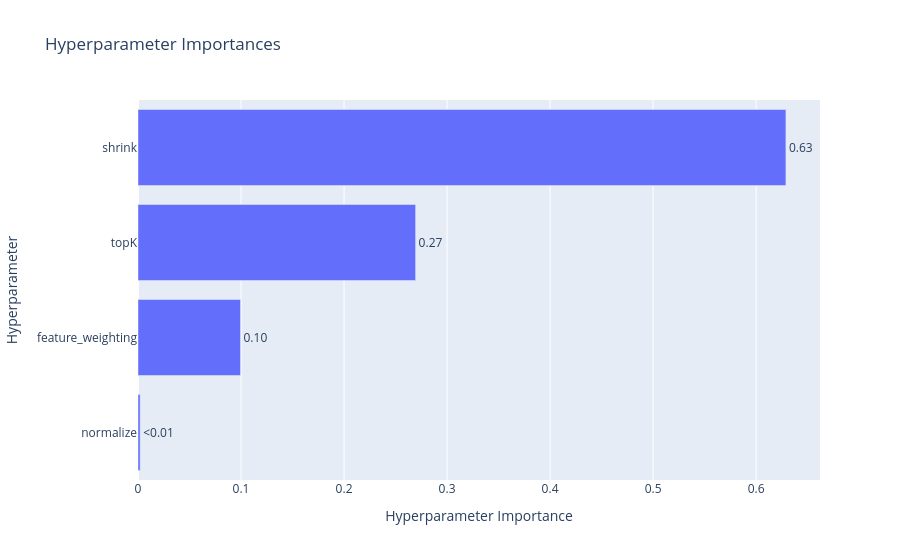

The notebook cell saved with this chart:
### Code cell
optuna.visualization.plot_param_importances(optuna_study)

### Figure 1 — Plotly figure (JSON) as saved in the notebook; plotly's stock layout.template omitted (floating-point values rounded to 4 significant figures)
{"data": [{"cliponaxis": false, "hovertemplate": ["normalize (CategoricalDistribution): 0.002096990039351009<extra></extra>", "feature_weighting (CategoricalDistribution): 0.0994985173996342<extra></extra>", "topK (IntDistribution): 0.26948892472839714<extra></extra>", "shrink (IntDistribution): 0.6289155678326176<extra></extra>"], "name": "Objective Value", "orientation": "h", "text": ["<0.01", "0.10", "0.27", "0.63"], "textposition": "outside", "type": "bar", "x": [0.002097, 0.0995, 0.2695, 0.6289], "y": ["normalize", "feature_weighting", "topK", "shrink"]}], "layout": {"title": {"text": "Hyperparameter Importances"}, "xaxis": {"title": {"text": "Hyperparameter Importance"}}, "yaxis": {"title": {"text": "Hyperparameter"}}}}
